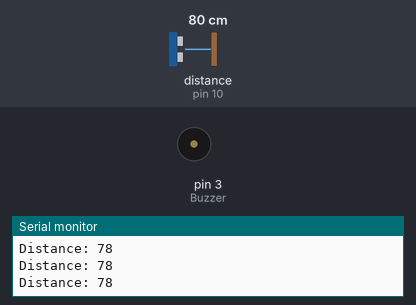
Bench run of a sketch on a simulated Arduino Uno, built with avr-gcc and run on an emulated ATmega328P. On the bench: buzzer (waves = sounding, pin HIGH), the last lines printed to the serial monitor. Wiring (inferred from the names in the program): ultrasonic range finder: trigger pin 9; echo pin 10. Inputs (shaded band) come from the test bench; at power-on: distance to the obstacle (sensor on pin 10) 80 cm. The echo pulse lasts 58.3 µs per cm; pins used as bus, display or sensor lines are not drawn.

Above: at 1.2 s.
1.3 s: distance to the obstacle (sensor on pin 10) set to 23 cm
2.8 s: distance to the obstacle (sensor on pin 10) set to 19 cm
At 3.4 s:
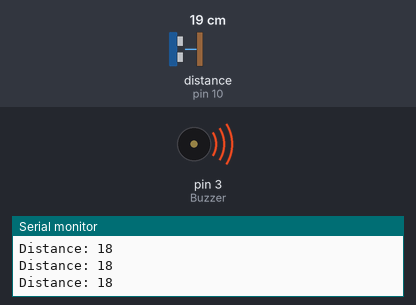
4.4 s: distance to the obstacle (sensor on pin 10) set to 35 cm
At 5.6 s:
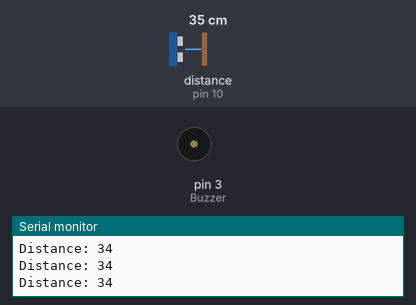
5.9 s: distance to the obstacle (sensor on pin 10) set to 9 cm
At 7.0 s:
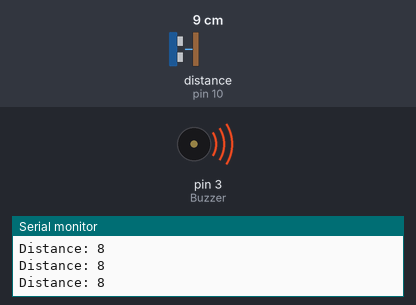
Timing chart, 0 to 8.4 s (numbered marks = the images above; inputs shaded):
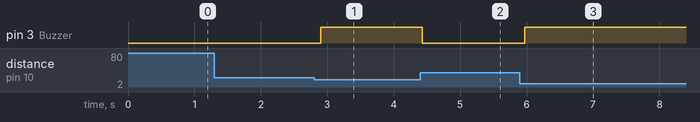

Measured:
- the behaviour switches between 21 and 20 cm on distance to the obstacle (sensor on pin 10) (found by bisection; images 0 and 1)
- after the input at 2.8 s, pin 3 (Buzzer): LOW → HIGH after 0.10 s
- after the input at 4.4 s, pin 3 (Buzzer): HIGH → LOW at once
- after the input at 5.9 s, pin 3 (Buzzer): LOW → HIGH after 0.07 s

The sketch:

ultrasonic.ino
```cpp
int Buzzer =3;
const int trigPin = 9;

const int echoPin = 10;

long duration;
int distance;
void setup() {
  pinMode(Buzzer,OUTPUT);
  pinMode(trigPin, OUTPUT);
  pinMode(echoPin, INPUT);
  Serial.begin(9600);
}
void loop() {


  digitalWrite(trigPin, LOW);
  delayMicroseconds(2);

  digitalWrite(trigPin, HIGH);
  delayMicroseconds(10);
  digitalWrite(trigPin, LOW);

  duration = pulseIn(echoPin, HIGH);

  distance = duration * 0.034 / 2;

  Serial.print("Distance: ");
  Serial.println(distance);
  // delay(1000);
  if(distance<20){
    // tone(Buzzer,1000);
    digitalWrite(Buzzer,1);
  // delay(100);
  }
  else{
  // noTone(Buzzer);
  digitalWrite(Buzzer,0);


}

delay(100);


}
```
